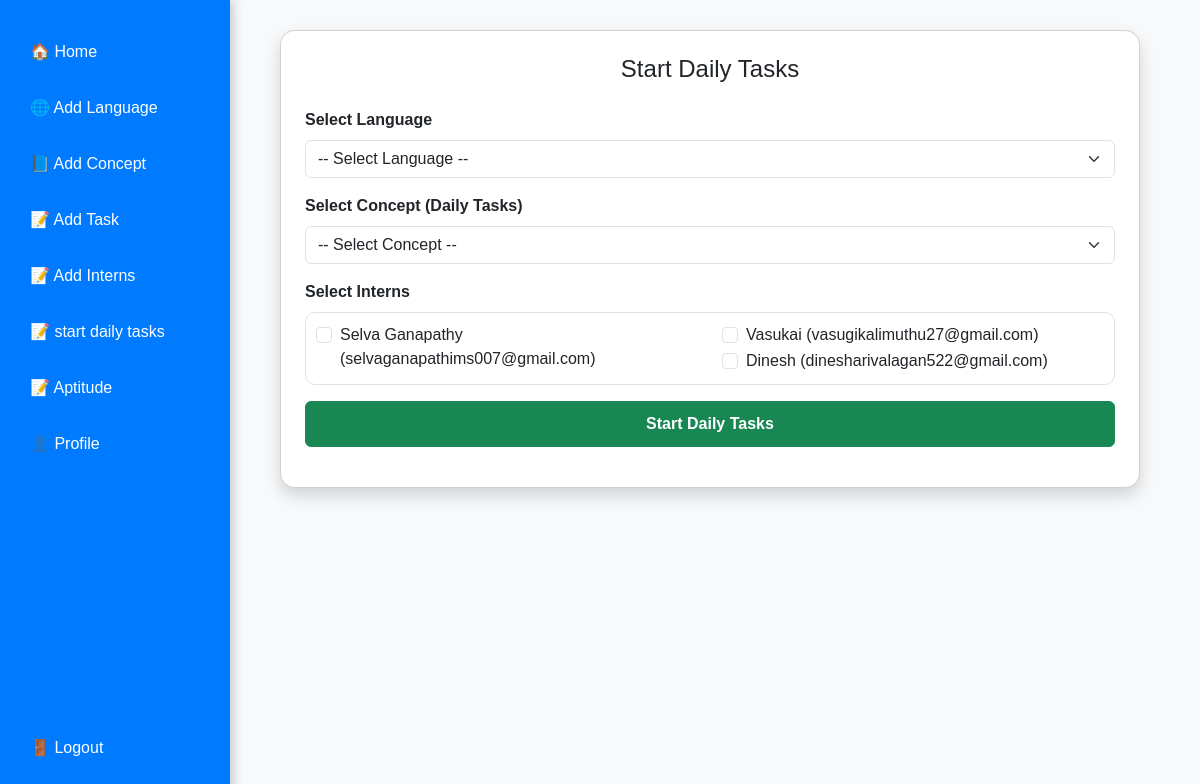
Page /start-daily-tasks/ (signed in) on the earlier database version.
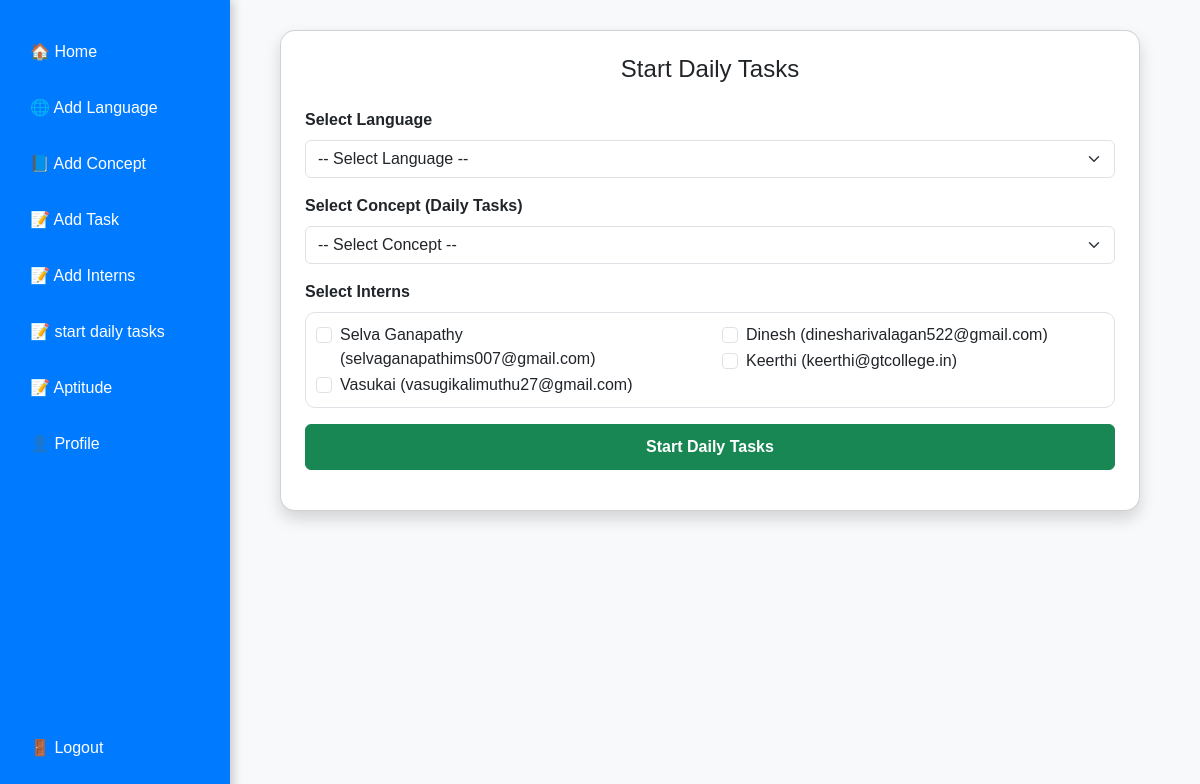
Same page on the later database version.
### full_stack/models.py (models this page shows, shortened)
class Intern(models.Model):
    name = models.CharField(max_length=100)
    email = models.EmailField()
    phone = models.CharField(max_length=15, blank=True, null=True)
    joined_date = models.DateField(auto_now_add=True)
    mentor = models.ForeignKey(User, on_delete=models.CASCADE, related_name='interns')

### full_stack/views.py (the view, shortened to what this page needs)
# urls.py: path('start-daily-tasks/', views.start_daily_tasks, name='start_daily_tasks'),
def start_daily_tasks(request):
    print("🔥 JOB STARTED — APScheduler triggered the function! in views")
    print(f"🕘 Checking for daily tasks at {timezone.localtime()}")
    languages = Language.objects.all()
    interns = Intern.objects.filter(mentor=request.user)
    return render(request, "start_daily_tasks.html", {"languages": languages, "interns": interns})

### full_stack/templates/start_daily_tasks.html (shortened to what this page needs)
{% load static %}
{% include 'sidebar.html' %}
<!DOCTYPE html>
<html lang="en">
  <head>
    <link
      href="https://cdn.jsdelivr.net/npm/bootstrap@5.3.0/dist/css/bootstrap.min.css"
      rel="stylesheet"
    />
  </head>
  <body>
    <div class="main-container">
      <div class="card shadow p-4">
        <h4 class="text-center mb-4">Start Daily Tasks</h4>
        <form method="POST">
          <div class="mb-3">
            <label class="form-label fw-bold">Select Language</label>
            <select name="language" id="languageSelect" class="form-select" required>
              <option value="">-- Select Language --</option>
            </select>
          </div>
          <div class="mb-3">
            <label class="form-label fw-bold">Select Concept (Daily Tasks)</label>
            <select name="concept" id="conceptSelect" class="form-select" required>
              <option value="">-- Select Concept --</option>
            </select>
          </div>
          <div class="mb-3">
            <label class="form-label fw-bold">Select Interns</label><br />
            <div class="intern-list intern-col">
              {% for intern in interns %}
              <div class="form-check">
                <input class="form-check-input" type="checkbox" name="interns" value="{{ intern.id }}">
                <label class="form-check-label">{{ intern.name }} ({{ intern.email }})</label>
              </div>
              {% endfor %}
            </div>
          </div>
          <button class="btn btn-success w-100 btn-custom">Start Daily Tasks</button>
        </form>
      </div>
    </div>
  </body>
</html>

Differences in the rows shown:
added Intern: name "Keerthi", email "keerthi@gtcollege.in"
